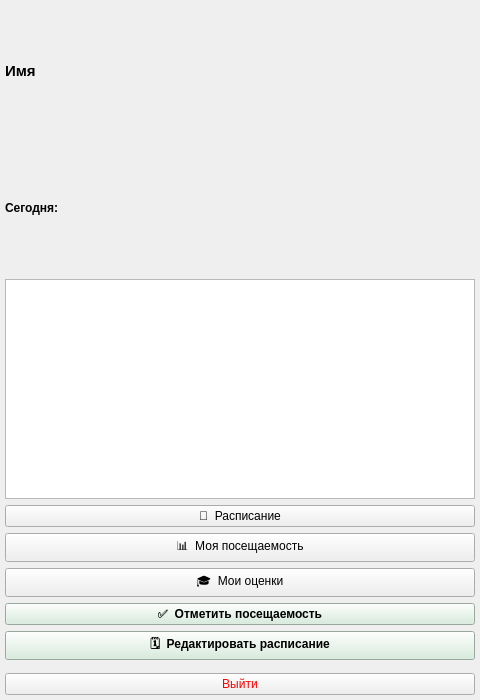
<?xml version="1.0" encoding="UTF-8"?>
<ui version="4.0">
 <class>MainWindow</class>
 <widget class="QMainWindow" name="MainWindow">
  <property name="geometry"><rect><x>0</x><y>0</y><width>480</width><height>700</height></rect></property>
  <property name="windowTitle"><string>Студент</string></property>
  <widget class="QWidget" name="centralwidget">
   <widget class="QWidget" name="lw">
    <property name="geometry"><rect><x>5</x><y>5</y><width>470</width><height>690</height></rect></property>
    <layout class="QVBoxLayout">

     <!-- Шапка -->
     <item>
      <layout class="QHBoxLayout">
       <item><widget class="QLabel" name="studentName">
        <property name="font"><font><pointsize>11</pointsize><bold>true</bold></font></property>
        <property name="text"><string>Имя</string></property>
       </widget></item>
       <item><spacer><property name="orientation"><enum>Qt::Horizontal</enum></property></spacer></item>
       <item><widget class="QLabel" name="weekLabel">
        <property name="styleSheet"><string>color: gray;</string></property>
        <property name="text"><string></string></property>
       </widget></item>
      </layout>
     </item>

     <!-- Пары сегодня -->
     <item><widget class="QLabel" name="todayLabel">
      <property name="text"><string>Сегодня:</string></property>
      <property name="font"><font><bold>true</bold></font></property>
     </widget></item>
     <item><widget class="QTableView" name="classesTable">
      <property name="maximumSize"><size><width>16777215</width><height>220</height></size></property>
      <property name="editTriggers"><set>QAbstractItemView::NoEditTriggers</set></property>
      <property name="selectionMode"><enum>QAbstractItemView::NoSelection</enum></property>
     </widget></item>

     <!-- Кнопки навигации -->
     <item><widget class="QPushButton" name="calendarButton">
      <property name="text"><string>📅  Расписание</string></property>
     </widget></item>
     <item><widget class="QPushButton" name="attendanceButton">
      <property name="text"><string>📊  Моя посещаемость</string></property>
     </widget></item>
     <item><widget class="QPushButton" name="gradesButton">
      <property name="text"><string>🎓  Мои оценки</string></property>
     </widget></item>

     <!-- Кнопки старосты (скрыты по умолчанию) -->
     <item><widget class="QPushButton" name="headmanAttendanceButton">
      <property name="text"><string>✅  Отметить посещаемость</string></property>
      <property name="styleSheet"><string>background-color: #d4edda; font-weight: bold;</string></property>
     </widget></item>
     <item><widget class="QPushButton" name="headmanScheduleButton">
      <property name="text"><string>🗓  Редактировать расписание</string></property>
      <property name="styleSheet"><string>background-color: #d4edda; font-weight: bold;</string></property>
     </widget></item>

     <item><spacer><property name="orientation"><enum>Qt::Vertical</enum></property></spacer></item>

     <item><widget class="QPushButton" name="logoutButton">
      <property name="text"><string>Выйти</string></property>
      <property name="styleSheet"><string>color: red;</string></property>
     </widget></item>
    </layout>
   </widget>
  </widget>
 </widget>
 <resources/><connections/>
</ui>
